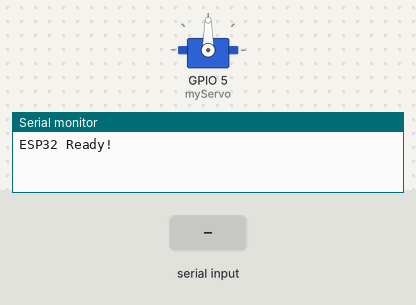
Bench run of a sketch on a simulated ESP32. On the bench: servo, the last lines printed to the serial monitor. Inputs (shaded band) come from the test bench.

Above: at 1.2 s.
1.3 s: "f" received over Serial
At 2.0 s:
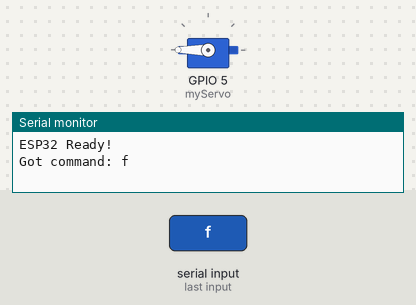
2.8 s: "b" received over Serial
At 3.1 s:
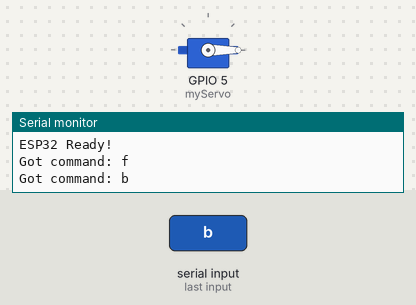
4.3 s: "s" received over Serial
At 5.4 s:
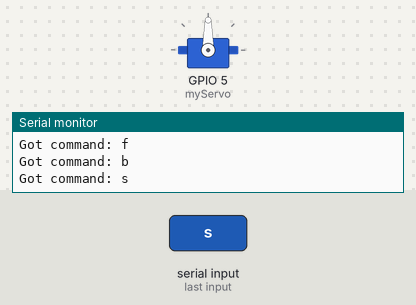
Timing chart, 0 to 7.3 s (numbered marks = the images above; inputs shaded):
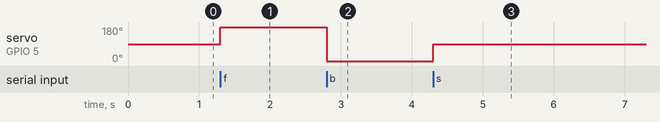

Measured:
- after the input at 1.3 s, servo on GPIO 5 (myServo): 90° → 180° at once
- after the input at 2.8 s, servo on GPIO 5 (myServo): 180° → 0° at once
- after the input at 4.3 s, servo on GPIO 5 (myServo): 0° → 90° at once

The sketch:

controling_servo_using_voice.ino
```cpp
#include <ESP32Servo.h>

Servo myServo;

void setup() {
  Serial.begin(9600);
  myServo.attach(5);
  Serial.println("ESP32 Ready!");
}

void loop() {
  if (Serial.available()) {
    char command = Serial.read();
    Serial.print("Got command: ");
    Serial.println(command);

    if (command == 'f') {
      myServo.write(180);
    } else if (command == 's') {
      myServo.write(90);
    } else if (command == 'b') {
      myServo.write(0);
    }
  }
}
```
